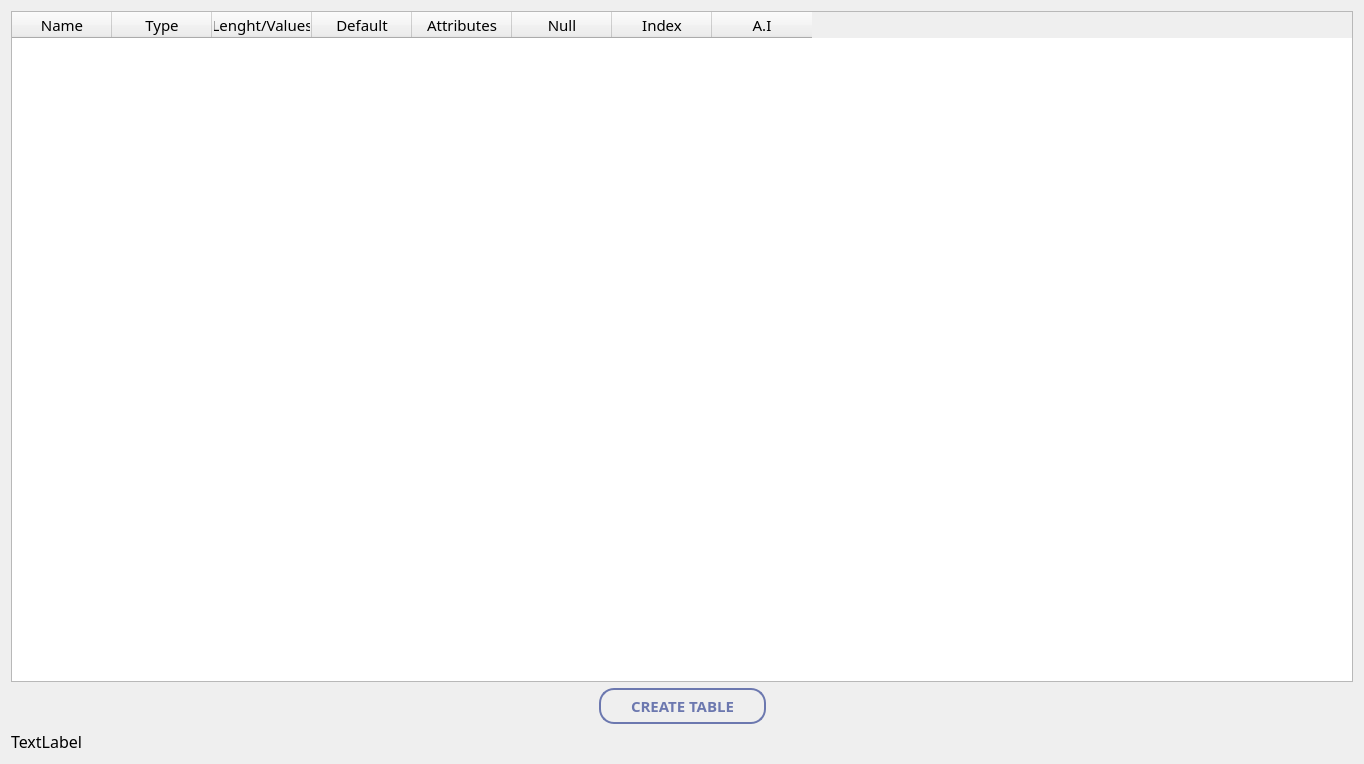
<?xml version="1.0" encoding="UTF-8"?>
<ui version="4.0">
 <class>AddTable</class>
 <widget class="QDialog" name="AddTable">
  <property name="geometry">
   <rect>
    <x>0</x>
    <y>0</y>
    <width>1364</width>
    <height>764</height>
   </rect>
  </property>
  <property name="windowTitle">
   <string>Dialog</string>
  </property>
  <property name="styleSheet">
   <string notr="true">*{
font-family: quicksand;
font-size: 15px; 
}

QPushButton {
border: 2px solid #6c78af; 
border-radius: 15; 
padding: 5px 30px;
font-weight: 700;
color: #6c78af;
}
QPushButton:hover {
background:#292929;
color: white;
border: 2px solid #f89c0e; 
}

QPlainTextEdit {
border: 2px solid #6c78af; 
color: blue;
}

QLabel {
font-size: 16px;
}</string>
  </property>
  <layout class="QVBoxLayout" name="verticalLayout">
   <item>
    <widget class="QTableWidget" name="tableWidgetAddTable">
     <column>
      <property name="text">
       <string>Name</string>
      </property>
     </column>
     <column>
      <property name="text">
       <string>Type</string>
      </property>
     </column>
     <column>
      <property name="text">
       <string>Lenght/Values</string>
      </property>
     </column>
     <column>
      <property name="text">
       <string>Default</string>
      </property>
     </column>
     <column>
      <property name="text">
       <string>Attributes</string>
      </property>
     </column>
     <column>
      <property name="text">
       <string>Null</string>
      </property>
     </column>
     <column>
      <property name="text">
       <string>Index</string>
      </property>
     </column>
     <column>
      <property name="text">
       <string>A.I</string>
      </property>
     </column>
    </widget>
   </item>
   <item>
    <layout class="QHBoxLayout" name="horizontalLayout">
     <item>
      <spacer name="horizontalSpacer">
       <property name="orientation">
        <enum>Qt::Horizontal</enum>
       </property>
       <property name="sizeHint" stdset="0">
        <size>
         <width>40</width>
         <height>20</height>
        </size>
       </property>
      </spacer>
     </item>
     <item>
      <widget class="QPushButton" name="pushButtonCreateTable">
       <property name="text">
        <string>CREATE TABLE</string>
       </property>
      </widget>
     </item>
     <item>
      <spacer name="horizontalSpacer_2">
       <property name="orientation">
        <enum>Qt::Horizontal</enum>
       </property>
       <property name="sizeHint" stdset="0">
        <size>
         <width>40</width>
         <height>20</height>
        </size>
       </property>
      </spacer>
     </item>
    </layout>
   </item>
   <item>
    <layout class="QHBoxLayout" name="horizontalLayout_2">
     <item>
      <widget class="QLabel" name="labelError">
       <property name="styleSheet">
        <string notr="true"/>
       </property>
       <property name="text">
        <string>TextLabel</string>
       </property>
       <property name="textFormat">
        <enum>Qt::PlainText</enum>
       </property>
       <property name="alignment">
        <set>Qt::AlignLeading|Qt::AlignLeft|Qt::AlignVCenter</set>
       </property>
       <property name="wordWrap">
        <bool>false</bool>
       </property>
      </widget>
     </item>
    </layout>
   </item>
  </layout>
 </widget>
 <resources/>
 <connections/>
</ui>
